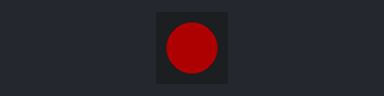
The program below on a simulated ESP32-S3. Shown: 1 RGB LEDs in strip order, left to right. Dim RGB values are drawn brighter than linear.

Above: at 0.15 s.
At 19.88 s:
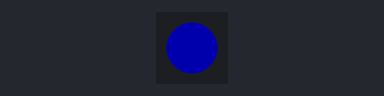
At 39.69 s:
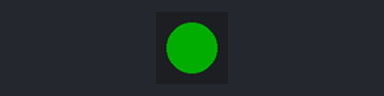
Timing chart, 0 to 40.0 s (numbered marks = the images above):
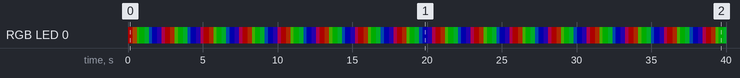

The program:

main.cpp
```cpp
#include <Arduino.h>
#include <Adafruit_NeoPixel.h>
// SPDX-FileCopyrightText: 2024 Limor Fried for Adafruit Industries
//
// SPDX-License-Identifier: MIT

// Which pin on the Arduino is connected to the NeoPixels?
// On a Trinket or Gemma we suggest changing this to 1:
#define LED_PIN    10

// How many NeoPixels are attached to the Arduino?
#define LED_COUNT 1

// Declare our NeoPixel strip object:
Adafruit_NeoPixel strip(LED_COUNT, LED_PIN, NEO_GRB + NEO_KHZ800);
// Argument 1 = Number of pixels in NeoPixel strip
// Argument 2 = Arduino pin number (most are valid)
// Argument 3 = Pixel type flags

void rainbow(int);

void setup() {
  // These lines are specifically to support the Adafruit Trinket 5V 16 MHz.
  // Any other board, you can remove this part (but no harm leaving it):
#if defined(__AVR_ATtiny85__) && (F_CPU == 16000000)
  clock_prescale_set(clock_div_1);
#endif
  // END of Trinket-specific code.

  strip.begin();           // INITIALIZE NeoPixel strip object (REQUIRED)
  strip.show();            // Turn OFF all pixels ASAP
  strip.setBrightness(50); // Set BRIGHTNESS to about 1/5 (max = 255)
}
void loop() {

  rainbow(10);             // Flowing rainbow cycle along the whole strip
}

// Rainbow cycle along whole strip. Pass delay time (in ms) between frames.
void rainbow(int wait) {
  // Hue of first pixel runs 5 complete loops through the color wheel.
  // Color wheel has a range of 65536 but it's OK if we roll over, so
  // just count from 0 to 5*65536. Adding 256 to firstPixelHue each time
  // means we'll make 5*65536/256 = 1280 passes through this loop:
  for(long firstPixelHue = 0; firstPixelHue < 5*65536; firstPixelHue += 256) {
    // strip.rainbow() can take a single argument (first pixel hue) or
    // optionally a few extras: number of rainbow repetitions (default 1),
    // saturation and value (brightness) (both 0-255, similar to the
    // ColorHSV() function, default 255), and a true/false flag for whether
    // to apply gamma correction to provide 'truer' colors (default true).
    strip.rainbow(firstPixelHue);
    // Above line is equivalent to:
    // strip.rainbow(firstPixelHue, 1, 255, 255, true);
    strip.show(); // Update strip with new contents
    delay(wait);  // Pause for a moment
  }
}
```

Measured:
- by itself, RGB LED 0: off → RGB(50, 0, 0) at 0.00 s, → RGB(50, 20, 0) 0.30 s later, → RGB(12, 50, 0) 0.30 s later, → RGB(0, 50, 0) 0.16 s later, … (140 changes in this stretch)
